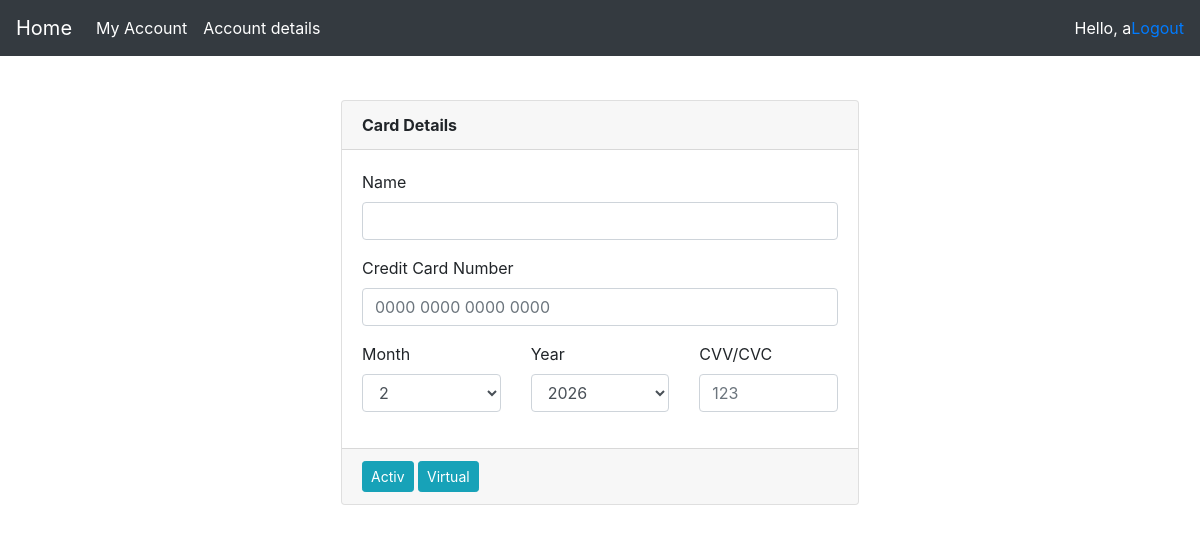
Before: /card/21 (signed in) with the older database file.
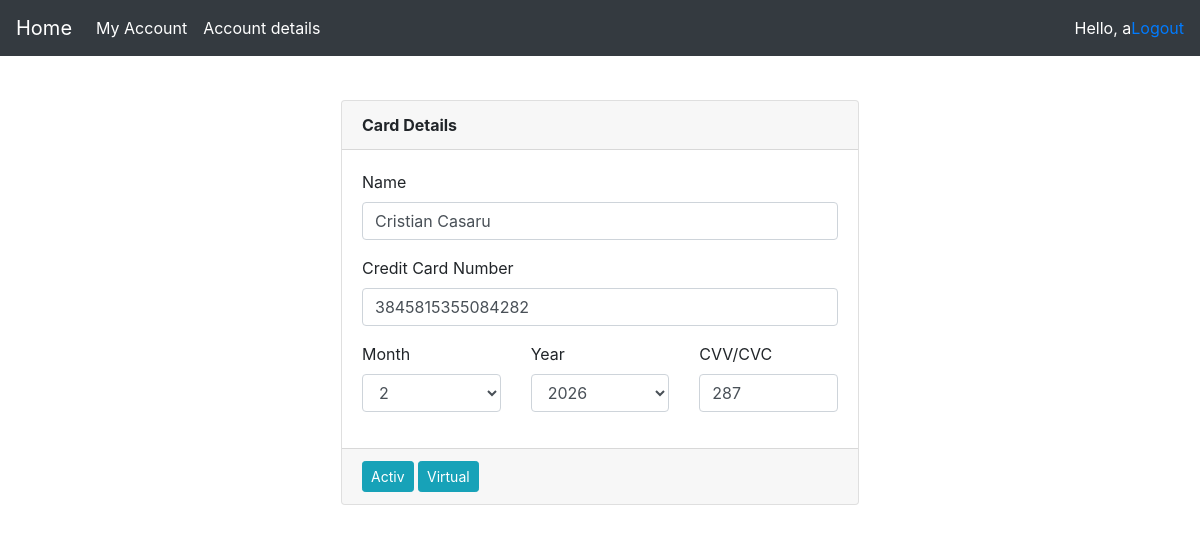
After: the same page with the newer database file.
### accounts/models.py (models this page shows)
class Card(models.Model):
    card_number = models.CharField(max_length=16, null=True)
    expiration_date = models.CharField(max_length=5, null=True)
    cvv = models.CharField(max_length=3, null=True)
    card_type = models.BooleanField(default=0) # 0-fizic ; 1-virtual
    card_status = models.BooleanField(default=0) # 0-inactiv ; 1-activ
    pin = models.CharField(max_length=4, null=True)
    banking_account = models.ForeignKey(BankingAccount, null=True, on_delete = models.SET_NULL)

class BankingAccount(models.Model):
    iban = models.CharField(max_length=24, null=True)
    account_type = models.CharField(max_length=15, null=True)
    currency = models.CharField(max_length=5, null=True)
    sold = models.FloatField()
    user = models.ForeignKey(settings.AUTH_USER_MODEL, null=True, on_delete = models.SET_NULL)

### accounts/views.py (the view)
# urls.py: path('card/<int:cardId>', views.card, name='card'),
@login_required(login_url='login')
def card(request, cardId):
    try:
        card = Card.objects.get(id=cardId)
        return render(request, 'accounts/cardDetails.html', {'card': card})
    except:
        return render(request, 'accounts/cardDetails.html', {'message': 'Card does not exist...'})

### accounts/templates/accounts/cardDetails.html (shortened to what this page needs)
{% load static %}
<html>
<head>
  <link rel="stylesheet" href="https://cdn.jsdelivr.net/npm/bootstrap@4.6.1/dist/css/bootstrap.min.css">
  <link rel="stylesheet" href="{% static 'css/style.css' %}">
</head>
<body>
{% include "accounts/navigation.html" %}
<div class="d-flex justify-content-center form_container">
<div class="padding">
    <div class="row">
        <div class="col-sm-12">
            <div class="card">
                <div class="card-header">
                    <strong>Card Details</strong>
                </div>
                <div class="card-body">
                    <div class="row">
                        <div class="col-sm-12">
                            <div class="form-group">
                                <label for="name">Name</label>
                                <input class="form-control" id="name" type="text" placeholder="Enter your name" value="{{card.banking_account.user.first_name}} {{card.banking_account.user.last_name}}">
                            </div>
                        </div>
                    </div>
                    <div class="row">
                        <div class="col-sm-12">
                            <div class="form-group">
                                <label for="ccnumber">Credit Card Number</label>
                                <div class="input-group">
                                    <input class="form-control" type="text" placeholder="0000 0000 0000 0000" autocomplete="email" value="{{card.card_number}}">
                                </div>
                            </div>
                        </div>
                    </div>
                    <div class="row">
                        <div class="form-group col-sm-4">
                            <label for="ccmonth">Month</label>
                            <select class="form-control" id="ccmonth">
                                <option>2</option>
                            </select>
                        </div>
                        <div class="form-group col-sm-4">
                            <label for="ccyear">Year</label>
                            <select class="form-control" id="ccyear">
                                <option>2026</option>
                            </select>
                        </div>
                        <div class="col-sm-4">
                            <div class="form-group">
                                <label for="cvv">CVV/CVC</label>
                                <input class="form-control" id="cvv" type="text" placeholder="123" value="{{card.cvv}}">
                            </div>
                        </div>
                    </div>
                </div>
                <div class="card-footer">
                    <button class="btn btn-sm btn-info" type="button">
                        {% if card.card_status %}
                            Inactiv
                        {% else %}
                            Activ
                        {% endif %}
                    </button>
                    <button class="btn btn-sm btn-info" type="button">
                        {% if card.card_type %}
                            Fizic
                        {% else %}
                            Virtual
                        {% endif %}
                    </button>
                </div>
            </div>
        </div>
    </div>
</div>
</div>
</body>
</html>

Changed rows visible on the page:
added Card: banking_account.user.first_name "Cristian Casaru", card_number "3845815355084282", cvv "287"
